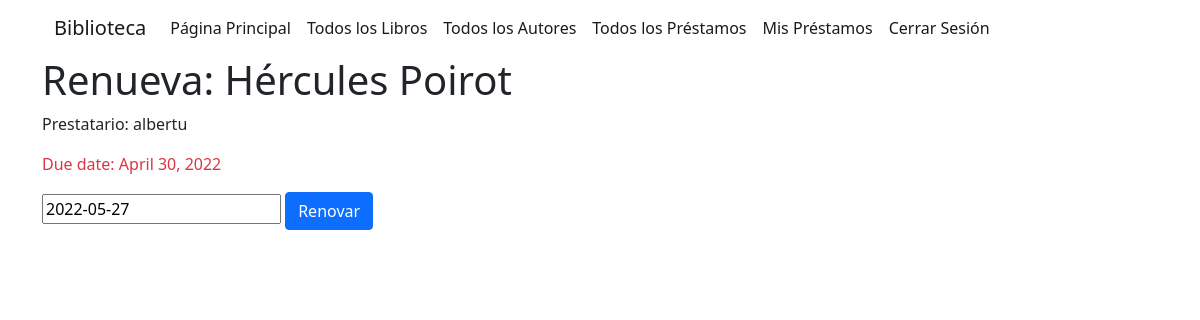
The page /catalogo/libros/6ccdd697-c566-40e6-9a32-003db5e0cbdc/renovar (signed in) on the database its author committed.
### catalogo/models.py (models this page shows, shortened)
class Timestamp(models.Model):
    creado_en = models.DateTimeField(auto_now_add=True)
    editado_en = models.DateTimeField(auto_now=True)
    class Meta:
        abstract = True

class InstanciaLibro(SafeDeleteModel, Timestamp):
    id = models.UUIDField(primary_key=True, default=uuid.uuid4,
                          help_text='Identificador único para este libro particular en toda la biblioteca')
    libro = models.ForeignKey('Libro', on_delete=models.CASCADE, null=True)
    sello = models.CharField(max_length=200)
    fecha_entrega = models.DateField(null=True, blank=True)
    prestatario = models.ForeignKey(User, on_delete=models.SET_NULL, null=True, blank=True)
    ESTADO_PRESTAMO = (
        ('m', 'Mantenimiento'),
        ('p', 'En Prestamo'),
        ('d', 'Disponible'),
        ('r', 'Reservado'),
    )
    estado = models.CharField(
        max_length=1,
        choices=ESTADO_PRESTAMO,
        blank=True,
        default='m',
        help_text='Disponibilidad del libro',
    )
    """
    Si no quieres definir ordenamiento en el modelo estas son las alternativas:

    Add a ordering inside a class Meta declaration on your model.
    Add a queryset attribute in your custom class-based view, specifying an order_by().
    Adding a get_queryset method to your custom class-based view and also specify the order_by().¿
    """
    class Meta:
        ordering = ['fecha_entrega']
        permissions = (("puede_marcar_retornado", "Marcar libro como retornado"),)
    @property
    def esta_atrasado(self):
        if self.fecha_entrega and date.today() > self.fecha_entrega:
            return True
        return False

class Libro(SafeDeleteModel, Timestamp):
    _safedelete_policy = safedelete.models.SOFT_DELETE_CASCADE
    titulo = models.CharField(max_length=200)
    autor = models.ForeignKey(Autor, on_delete=models.SET_NULL, null=True)
    resumen = models.TextField(max_length=1000, help_text='Inserta una breve descripción del libro')
    isbn = models.CharField('ISBN', max_length=13, unique=True,
                            help_text='13 caracteres <a href="https://www.isbn-international.org/content/what-isbn">ISBN number</a>')
    genero = models.ManyToManyField(Genero, help_text='Selecciona uno o varios géneros para este libro')

### catalogo/views.py (the view)
# urls.py: path('libros/<uuid:pk>/renovar', views.renovar_libro_bibliotecario, name='renovar-libro-bibliotecario'),
@login_required
@permission_required('catalogo.puede_marcar_retornado', raise_exception=True)
def renovar_libro_bibliotecario(request, pk):
    instancia = get_object_or_404(InstanciaLibro, pk=pk)
    if request.method == 'POST':
        formulario = FormularioRenovacionLibro(request.POST)
        if formulario.is_valid():
            instancia.fecha_entrega = formulario.cleaned_data['fecha_renovacion']
            instancia.save()
            return HttpResponseRedirect(reverse('todos-prestamos'))
        else:
            print(formulario.errors)
    else:
        fecha_propuesta = datetime.date.today() + datetime.timedelta(weeks=3)
        formulario = FormularioRenovacionLibro(initial={'fecha_renovacion': fecha_propuesta})
    context = {'formulario': formulario, 'instancia': instancia}
    return render(request, 'renovar_libro_bibliotecario.html', context)

### catalogo/forms.py (shortened to what this page needs)
class FormularioRenovacionLibro(forms.Form):
    fecha_renovacion = forms.DateField(help_text="Ingrese una fecha entre ahora y 4 semanas (predeterminado 3).")

### catalogo/templates/renovar_libro_bibliotecario.html (shortened to what this page needs)
{% extends "base.html" %}
{% block contenido %}
  <h1>Renueva: {{ instancia.libro.titulo }}</h1>
  <p>Prestatario: {{ instancia.prestatario }}</p>
  <p{% if instancia.esta_atrasado %} class="text-danger"{% endif %}> Due date: {{ instancia.fecha_entrega }}</p>
  <form action="" method="post">
    <div class="form-group">
    {{ formulario.fecha_renovacion }}
      <button type="submit" class="btn btn-primary">Renovar</button>
    </div>
  </form>
{% endblock %}

### rows shown on the page
InstanciaLibro: libro.titulo "Hércules Poirot", prestatario "albertu", fecha_entrega "April 30, 2022"
